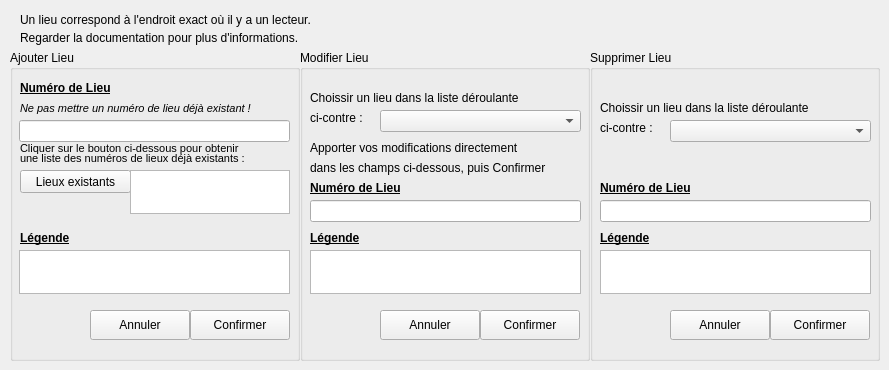
      <widget class="QWidget" name="tbGestionLieu">
       <attribute name="title">
        <string>Gestion des lieux...</string>
       </attribute>
       <widget class="QGroupBox" name="gbAjouterLieu">
        <property name="geometry">
         <rect>
          <x>10</x>
          <y>50</y>
          <width>290</width>
          <height>311</height>
         </rect>
        </property>
        <property name="title">
         <string>Ajouter Lieu</string>
        </property>
        <widget class="QLabel" name="label_66">
         <property name="geometry">
          <rect>
           <x>10</x>
           <y>30</y>
           <width>121</width>
           <height>16</height>
          </rect>
         </property>
         <property name="font">
          <font>
           <weight>75</weight>
           <bold>true</bold>
           <underline>true</underline>
          </font>
         </property>
         <property name="text">
          <string>Numéro de Lieu</string>
         </property>
        </widget>
        <widget class="QLineEdit" name="lEditLieuNumAdd">
         <property name="geometry">
          <rect>
           <x>9</x>
           <y>70</y>
           <width>271</width>
           <height>22</height>
          </rect>
         </property>
        </widget>
        <widget class="QLabel" name="label_67">
         <property name="geometry">
          <rect>
           <x>10</x>
           <y>90</y>
           <width>251</width>
           <height>16</height>
          </rect>
         </property>
         <property name="font">
          <font>
           <pointsize>8</pointsize>
          </font>
         </property>
         <property name="text">
          <string>Cliquer sur le bouton ci-dessous pour obtenir</string>
         </property>
        </widget>
        <widget class="QLabel" name="label_68">
         <property name="geometry">
          <rect>
           <x>10</x>
           <y>100</y>
           <width>271</width>
           <height>16</height>
          </rect>
         </property>
         <property name="font">
          <font>
           <pointsize>8</pointsize>
          </font>
         </property>
         <property name="text">
          <string>une liste des numéros de lieux déjà existants :</string>
         </property>
        </widget>
        <widget class="QPushButton" name="btLieuExistant">
         <property name="geometry">
          <rect>
           <x>10</x>
           <y>120</y>
           <width>111</width>
           <height>23</height>
          </rect>
         </property>
         <property name="text">
          <string>Lieux existants</string>
         </property>
        </widget>
        <widget class="QTextEdit" name="txtLieuExiste">
         <property name="geometry">
          <rect>
           <x>120</x>
           <y>120</y>
           <width>160</width>
           <height>44</height>
          </rect>
         </property>
         <property name="cursor" stdset="0">
          <cursorShape>ForbiddenCursor</cursorShape>
         </property>
         <property name="mouseTracking">
          <bool>false</bool>
         </property>
         <property name="textInteractionFlags">
          <set>Qt::TextSelectableByMouse</set>
         </property>
        </widget>
        <widget class="QLabel" name="label_69">
         <property name="geometry">
          <rect>
           <x>10</x>
           <y>50</y>
           <width>281</width>
           <height>16</height>
          </rect>
         </property>
         <property name="font">
          <font>
           <pointsize>8</pointsize>
           <italic>true</italic>
          </font>
         </property>
         <property name="text">
          <string>Ne pas mettre un numéro de lieu déjà existant !</string>
         </property>
        </widget>
        <widget class="QLabel" name="label_70">
         <property name="geometry">
          <rect>
           <x>10</x>
           <y>180</y>
           <width>61</width>
           <height>16</height>
          </rect>
         </property>
         <property name="font">
          <font>
           <weight>75</weight>
           <bold>true</bold>
           <underline>true</underline>
          </font>
         </property>
         <property name="text">
          <string>Légende</string>
         </property>
        </widget>
        <widget class="QTextEdit" name="txtLieuLegendeAdd">
         <property name="geometry">
          <rect>
           <x>9</x>
           <y>200</y>
           <width>271</width>
           <height>44</height>
          </rect>
         </property>
        </widget>
        <widget class="QPushButton" name="btAnnulerLieuAdd">
         <property name="geometry">
          <rect>
           <x>80</x>
           <y>260</y>
           <width>100</width>
           <height>30</height>
          </rect>
         </property>
         <property name="text">
          <string>Annuler</string>
         </property>
         <property name="icon">
          <iconset>
           <normaloff>C:/Users/Tom/Documents/ECOLE/BTS_IRIS_2/SuPerL/LINUX/FONCTIONNEL_RV1/Projet_Config/ressources/ButtonClose.png</normaloff>C:/Users/Tom/Documents/ECOLE/BTS_IRIS_2/SuPerL/LINUX/FONCTIONNEL_RV1/Projet_Config/ressources/ButtonClose.png</iconset>
         </property>
        </widget>
        <widget class="QPushButton" name="btOkLieuAdd">
         <property name="geometry">
          <rect>
           <x>180</x>
           <y>260</y>
           <width>100</width>
           <height>30</height>
          </rect>
         </property>
         <property name="text">
          <string>Confirmer</string>
         </property>
         <property name="icon">
          <iconset>
           <normaloff>C:/Users/Tom/Documents/ECOLE/BTS_IRIS_2/SuPerL/LINUX/FONCTIONNEL_RV1/Projet_Config/ressources/bt_ok.png</normaloff>C:/Users/Tom/Documents/ECOLE/BTS_IRIS_2/SuPerL/LINUX/FONCTIONNEL_RV1/Projet_Config/ressources/bt_ok.png</iconset>
         </property>
        </widget>
        <widget class="QLabel" name="label_74">
         <property name="geometry">
          <rect>
           <x>230</x>
           <y>0</y>
           <width>51</width>
           <height>51</height>
          </rect>
         </property>
         <property name="text">
          <string/>
         </property>
         <property name="pixmap">
          <pixmap>C:/Users/Tom/Documents/ECOLE/BTS_IRIS_2/SuPerL/LINUX/FONCTIONNEL_RV1/Projet_Config/ressources/new.png</pixmap>
         </property>
        </widget>
       </widget>
       <widget class="QLabel" name="label_72">
        <property name="geometry">
         <rect>
          <x>20</x>
          <y>30</y>
          <width>321</width>
          <height>16</height>
         </rect>
        </property>
        <property name="text">
         <string>Regarder la documentation pour plus d'informations.</string>
        </property>
       </widget>
       <widget class="QGroupBox" name="gbModifierLieu">
        <property name="geometry">
         <rect>
          <x>300</x>
          <y>50</y>
          <width>290</width>
          <height>311</height>
         </rect>
        </property>
        <property name="title">
         <string>Modifier Lieu</string>
        </property>
        <widget class="QLabel" name="label_75">
         <property name="geometry">
          <rect>
           <x>10</x>
           <y>40</y>
           <width>261</width>
           <height>16</height>
          </rect>
         </property>
         <property name="text">
          <string>Choissir un lieu dans la liste déroulante</string>
         </property>
        </widget>
        <widget class="QComboBox" name="cBoxLieuMod">
         <property name="geometry">
          <rect>
           <x>80</x>
           <y>60</y>
           <width>201</width>
           <height>22</height>
          </rect>
         </property>
        </widget>
        <widget class="QLabel" name="label_76">
         <property name="geometry">
          <rect>
           <x>10</x>
           <y>60</y>
           <width>71</width>
           <height>16</height>
          </rect>
         </property>
         <property name="text">
          <string>ci-contre :</string>
         </property>
        </widget>
        <widget class="QLabel" name="label_77">
         <property name="geometry">
          <rect>
           <x>10</x>
           <y>180</y>
           <width>61</width>
           <height>16</height>
          </rect>
         </property>
         <property name="font">
          <font>
           <weight>75</weight>
           <bold>true</bold>
           <underline>true</underline>
          </font>
         </property>
         <property name="text">
          <string>Légende</string>
         </property>
        </widget>
        <widget class="QTextEdit" name="txtLieuLegendeMod">
         <property name="geometry">
          <rect>
           <x>10</x>
           <y>200</y>
           <width>271</width>
           <height>44</height>
          </rect>
         </property>
        </widget>
        <widget class="QLabel" name="label_81">
         <property name="geometry">
          <rect>
           <x>10</x>
           <y>90</y>
           <width>261</width>
           <height>16</height>
          </rect>
         </property>
         <property name="font">
          <font>
           <weight>50</weight>
           <bold>false</bold>
          </font>
         </property>
         <property name="text">
          <string>Apporter vos modifications directement</string>
         </property>
        </widget>
        <widget class="QLabel" name="label_82">
         <property name="geometry">
          <rect>
           <x>10</x>
           <y>110</y>
           <width>271</width>
           <height>16</height>
          </rect>
         </property>
         <property name="text">
          <string>dans les champs ci-dessous, puis Confirmer</string>
         </property>
        </widget>
        <widget class="QPushButton" name="btAnnulerLieuMod">
         <property name="geometry">
          <rect>
           <x>80</x>
           <y>260</y>
           <width>100</width>
           <height>30</height>
          </rect>
         </property>
         <property name="text">
          <string>Annuler</string>
         </property>
         <property name="icon">
          <iconset>
           <normaloff>C:/Users/Tom/Documents/ECOLE/BTS_IRIS_2/SuPerL/LINUX/FONCTIONNEL_RV1/Projet_Config/ressources/ButtonClose.png</normaloff>C:/Users/Tom/Documents/ECOLE/BTS_IRIS_2/SuPerL/LINUX/FONCTIONNEL_RV1/Projet_Config/ressources/ButtonClose.png</iconset>
         </property>
        </widget>
        <widget class="QPushButton" name="btOkLieuMod">
         <property name="geometry">
          <rect>
           <x>180</x>
           <y>260</y>
           <width>100</width>
           <height>30</height>
          </rect>
         </property>
         <property name="text">
          <string>Confirmer</string>
         </property>
         <property name="icon">
          <iconset>
           <normaloff>C:/Users/Tom/Documents/ECOLE/BTS_IRIS_2/SuPerL/LINUX/FONCTIONNEL_RV1/Projet_Config/ressources/bt_ok.png</normaloff>C:/Users/Tom/Documents/ECOLE/BTS_IRIS_2/SuPerL/LINUX/FONCTIONNEL_RV1/Projet_Config/ressources/bt_ok.png</iconset>
         </property>
        </widget>
        <widget class="QLabel" name="label_83">
         <property name="geometry">
          <rect>
           <x>240</x>
           <y>2</y>
           <width>51</width>
           <height>51</height>
          </rect>
         </property>
         <property name="text">
          <string/>
         </property>
         <property name="pixmap">
          <pixmap>C:/Users/Tom/Documents/ECOLE/BTS_IRIS_2/SuPerL/LINUX/FONCTIONNEL_RV1/Projet_Config/ressources/modifier.png</pixmap>
         </property>
        </widget>
        <widget class="QLineEdit" name="lEditLieuNumMod">
         <property name="geometry">
          <rect>
           <x>10</x>
           <y>150</y>
           <width>271</width>
           <height>22</height>
          </rect>
         </property>
        </widget>
        <widget class="QLabel" name="label_153">
         <property name="geometry">
          <rect>
           <x>10</x>
           <y>130</y>
           <width>121</width>
           <height>16</height>
          </rect>
         </property>
         <property name="font">
          <font>
           <weight>75</weight>
           <bold>true</bold>
           <underline>true</underline>
          </font>
         </property>
         <property name="text">
          <string>Numéro de Lieu</string>
         </property>
        </widget>
       </widget>
       <widget class="QGroupBox" name="gbSupprimerLieu">
        <property name="geometry">
         <rect>
          <x>590</x>
          <y>50</y>
          <width>290</width>
          <height>311</height>
         </rect>
        </property>
        <property name="title">
         <string>Supprimer Lieu</string>
        </property>
        <widget class="QLabel" name="label_84">
         <property name="geometry">
          <rect>
           <x>10</x>
           <y>50</y>
           <width>261</width>
           <height>16</height>
          </rect>
         </property>
         <property name="text">
          <string>Choissir un lieu dans la liste déroulante</string>
         </property>
        </widget>
        <widget class="QLabel" name="label_85">
         <property name="geometry">
          <rect>
           <x>10</x>
           <y>70</y>
           <width>71</width>
           <height>16</height>
          </rect>
         </property>
         <property name="text">
          <string>ci-contre :</string>
         </property>
        </widget>
        <widget class="QComboBox" name="cBoxLieuSupp">
         <property name="geometry">
          <rect>
           <x>80</x>
           <y>70</y>
           <width>201</width>
           <height>22</height>
          </rect>
         </property>
        </widget>
        <widget class="QLabel" name="label_86">
         <property name="geometry">
          <rect>
           <x>10</x>
           <y>180</y>
           <width>61</width>
           <height>16</height>
          </rect>
         </property>
         <property name="font">
          <font>
           <weight>75</weight>
           <bold>true</bold>
           <underline>true</underline>
          </font>
         </property>
         <property name="text">
          <string>Légende</string>
         </property>
        </widget>
        <widget class="QTextEdit" name="txtLieuLegendeSupp">
         <property name="geometry">
          <rect>
           <x>10</x>
           <y>200</y>
           <width>271</width>
           <height>44</height>
          </rect>
         </property>
         <property name="cursor" stdset="0">
          <cursorShape>ForbiddenCursor</cursorShape>
         </property>
         <property name="textInteractionFlags">
          <set>Qt::TextSelectableByMouse</set>
         </property>
        </widget>
        <widget class="QPushButton" name="btAnnulerLieuSupp">
         <property name="geometry">
          <rect>
           <x>80</x>
           <y>260</y>
           <width>100</width>
           <height>30</height>
          </rect>
         </property>
         <property name="text">
          <string>Annuler</string>
         </property>
         <property name="icon">
          <iconset>
           <normaloff>C:/Users/Tom/Documents/ECOLE/BTS_IRIS_2/SuPerL/LINUX/FONCTIONNEL_RV1/Projet_Config/ressources/ButtonClose.png</normaloff>C:/Users/Tom/Documents/ECOLE/BTS_IRIS_2/SuPerL/LINUX/FONCTIONNEL_RV1/Projet_Config/ressources/ButtonClose.png</iconset>
         </property>
        </widget>
        <widget class="QPushButton" name="btOkLieuSupp">
         <property name="geometry">
          <rect>
           <x>180</x>
           <y>260</y>
           <width>100</width>
           <height>30</height>
          </rect>
         </property>
         <property name="text">
          <string>Confirmer</string>
         </property>
         <property name="icon">
          <iconset>
           <normaloff>C:/Users/Tom/Documents/ECOLE/BTS_IRIS_2/SuPerL/LINUX/FONCTIONNEL_RV1/Projet_Config/ressources/bt_ok.png</normaloff>C:/Users/Tom/Documents/ECOLE/BTS_IRIS_2/SuPerL/LINUX/FONCTIONNEL_RV1/Projet_Config/ressources/bt_ok.png</iconset>
         </property>
        </widget>
        <widget class="QLabel" name="label_88">
         <property name="geometry">
          <rect>
           <x>230</x>
           <y>0</y>
           <width>51</width>
           <height>51</height>
          </rect>
         </property>
         <property name="text">
          <string/>
         </property>
         <property name="pixmap">
          <pixmap>C:/Users/Tom/Documents/ECOLE/BTS_IRIS_2/SuPerL/LINUX/FONCTIONNEL_RV1/Projet_Config/ressources/supprimer.png</pixmap>
         </property>
        </widget>
        <widget class="QLineEdit" name="lEditLieuNumSupp">
         <property name="geometry">
          <rect>
           <x>10</x>
           <y>150</y>
           <width>271</width>
           <height>22</height>
          </rect>
         </property>
        </widget>
        <widget class="QLabel" name="label_154">
         <property name="geometry">
          <rect>
           <x>10</x>
           <y>130</y>
           <width>121</width>
           <height>16</height>
          </rect>
         </property>
         <property name="font">
          <font>
           <weight>75</weight>
           <bold>true</bold>
           <underline>true</underline>
          </font>
         </property>
         <property name="text">
          <string>Numéro de Lieu</string>
         </property>
        </widget>
       </widget>
       <widget class="QLabel" name="label_71">
        <property name="geometry">
         <rect>
          <x>20</x>
          <y>10</y>
          <width>351</width>
          <height>20</height>
         </rect>
        </property>
        <property name="text">
         <string>Un lieu correspond à l'endroit exact où il y a un lecteur.</string>
        </property>
       </widget>
      </widget>
